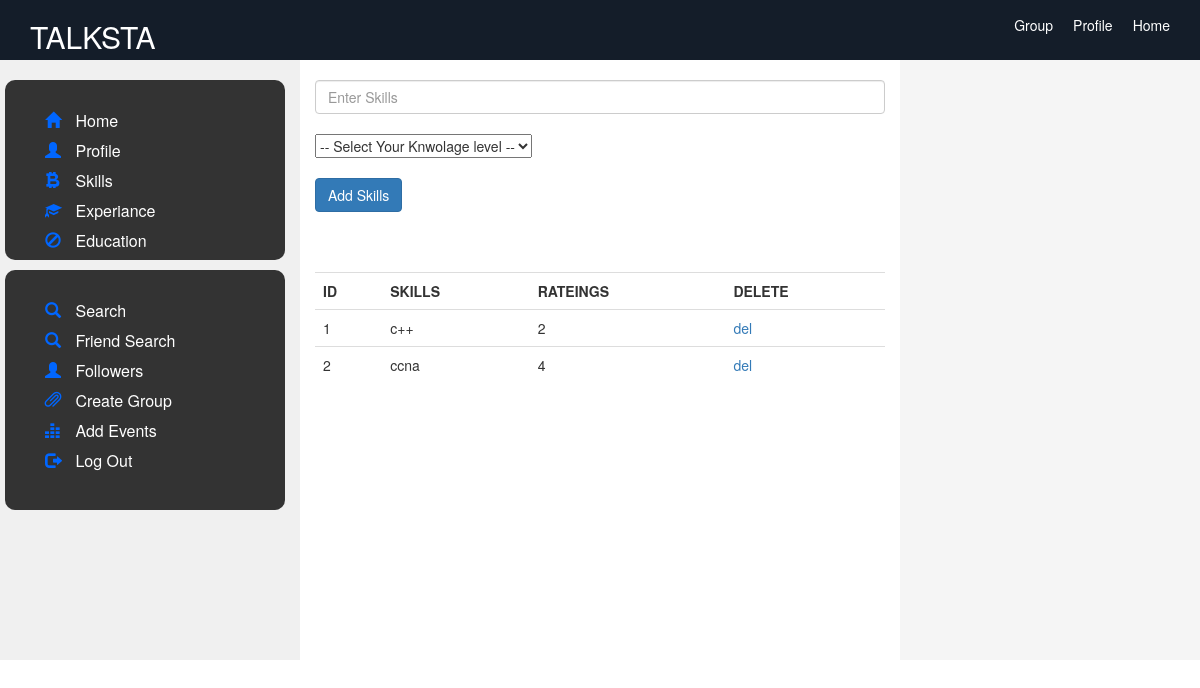
/Social/skills.php (signed in), run on the app's committed database.
### tables this page shows
CREATE TABLE IF NOT EXISTS `skills` (
  `id` int(11) NOT NULL AUTO_INCREMENT,
  `user` varchar(100) NOT NULL,
  `skills` varchar(100) NOT NULL,
  `rate` int(11) NOT NULL,
  PRIMARY KEY (`id`)
);

### Social/skills.php (the view, shortened to what this page needs)
<?php
include("header.php");
?> <div class="col-sm-6">
 <br>
 <form action="nwskillexe.php" method="post">
<input type="text" name="skill" placeholder="Enter Skills" class="form-control"><br>
<select name="rate">
<option value="">-- Select Your Knwolage level --</option>
</select><br><br>
<input type="submit" value="Add Skills" class="btn btn-primary"><br><br><br><br>
<?php
include("connectionclass.php");
$query="select * from skills WHERE user='$_SESSION[email]' ";
$res=mysqli_query($con,$query);
$count=mysqli_num_rows($res);
?>
<table class="table">
  <tr>
  <th>ID</th>
   <th>SKILLS</th>
     <th>RATEINGS</th>
     <th>DELETE</th>
  </tr>
 <?php
 if($count==0)
	{?>
 <tr>
  <th style="text-align:center; color:#F00;" colspan="3"><?php echo "No Skills Added" ?></th>
  </tr>
 <?php
	}
	else
	{
		$i=0;
while($row=mysqli_fetch_array($res))
{
	$i++;
  ?>
  <tr>
  <td><?php echo $i; ?></td>
  <td><?php echo $row['skills']; ?></td>
    <td><?php echo $row['rate']; ?></td>
       <td><a href="?idd=<?php echo $row['id'];?>">del</a></td>
  </tr>
<?php
}
}
?>
</table>
  </div>
  <?php
  include("right.php");
  ?>

### data on the page
skills: skills "c++", rate "2"
skills: skills "ccna", rate "4"
